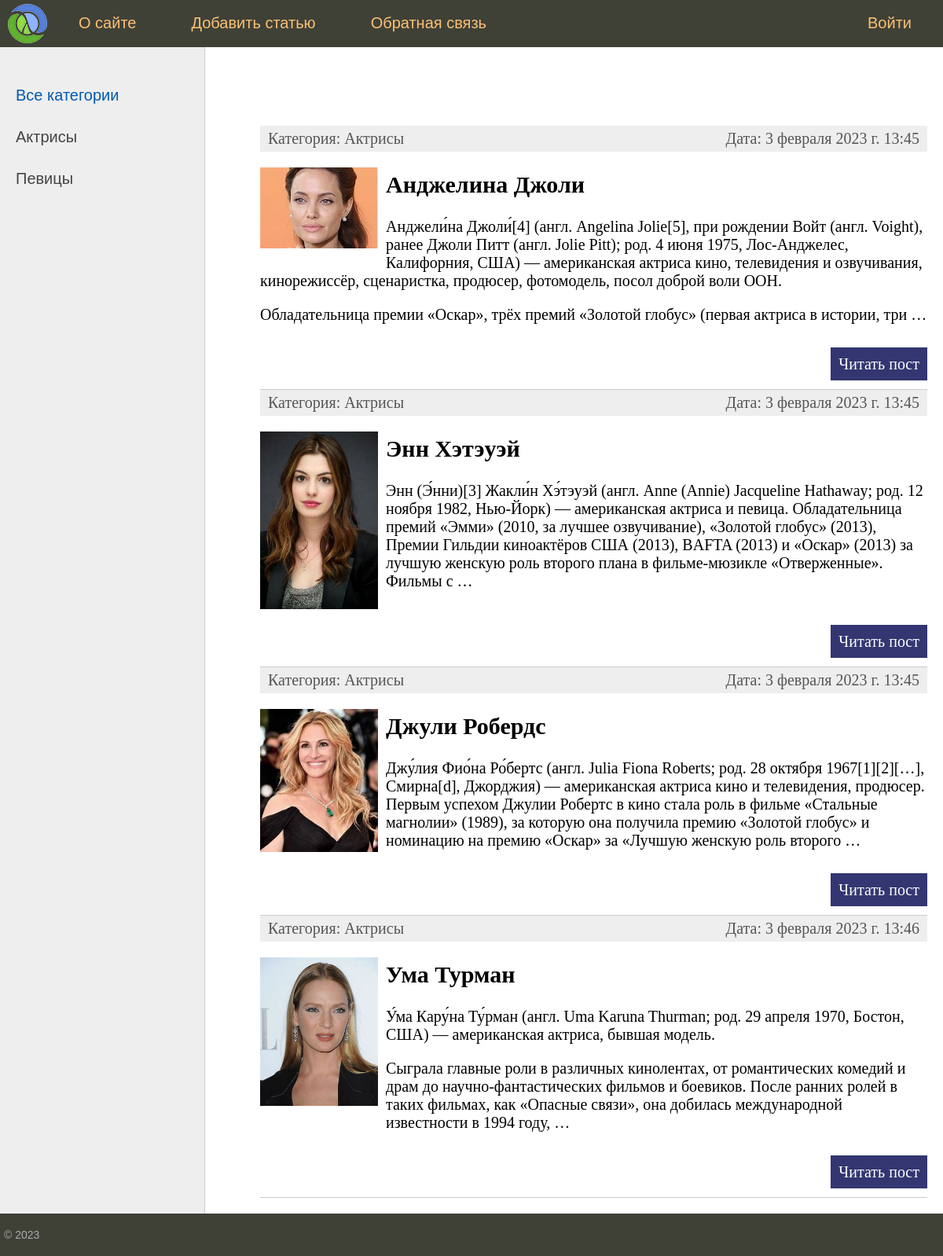
Before: / with the older database file.
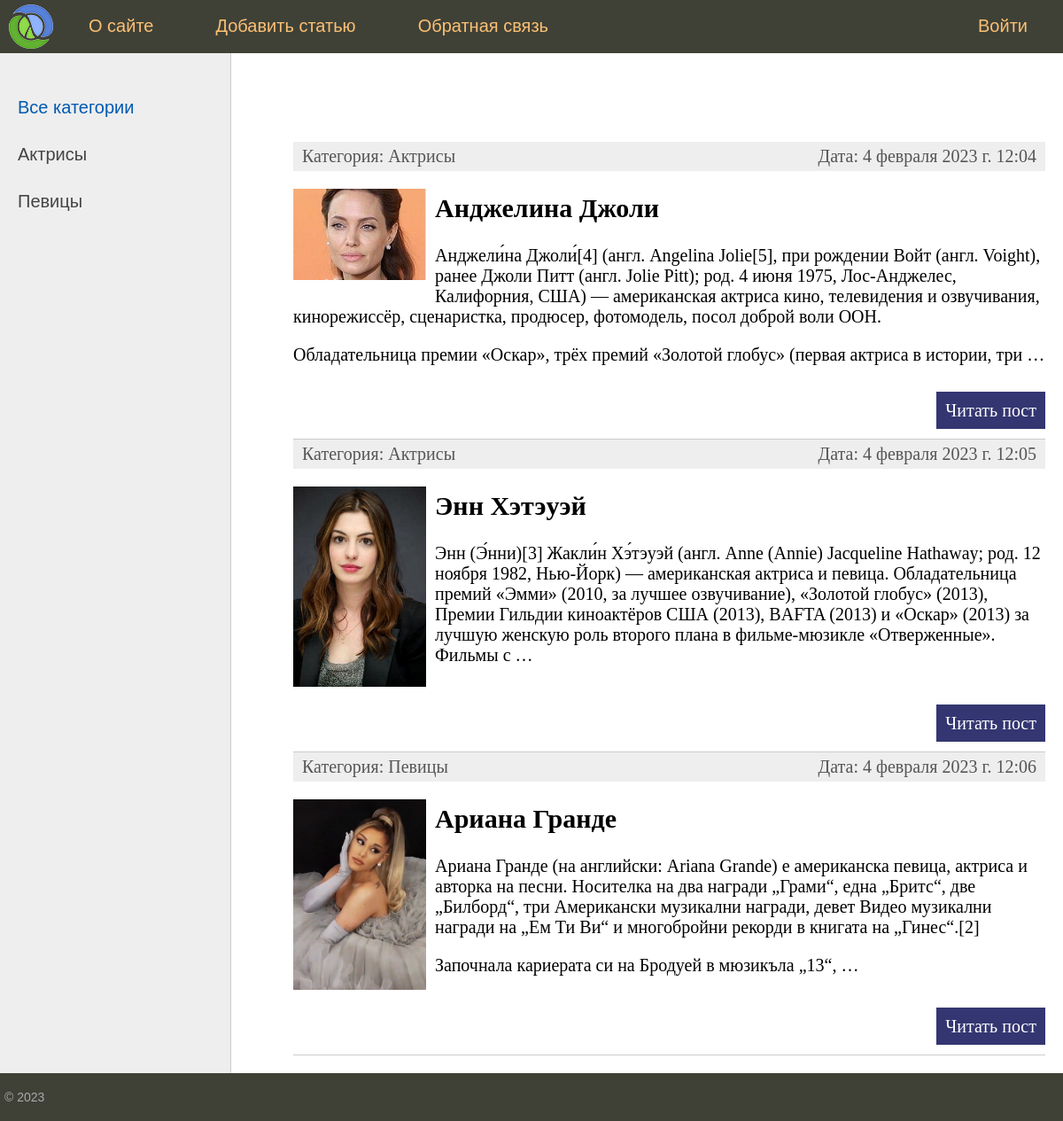
After: the same page with the newer database file.
### women/models.py (models this page shows, shortened)
class Category(models.Model):
    name = models.CharField(max_length=100,db_index=True)
    slug = models.SlugField(max_length=255,unique=True,db_index=True,verbose_name='URL')
    def __str__(self):
        return self.name
    def get_absolute_url(self):
        return reverse('category',kwargs={'cat_id':self.pk})
    class Meta:
        verbose_name = 'Категория'
        verbose_name_plural = 'Категории'

class Women(models.Model):
    title = models.CharField(max_length=255)
    slug = models.SlugField(max_length=255,unique=True,db_index=True,verbose_name='URL')
    content = models.TextField(blank=True)
    photo = models.ImageField(upload_to="photos/%Y",blank=True)
    time_create = models.DateTimeField(auto_now_add=True)
    time_update = models.DateTimeField(auto_now=True)
    is_published = models.BooleanField(default=True)
    cat = models.ForeignKey('Category',on_delete=models.PROTECT)
    class Meta:
        verbose_name = 'Известные женщины'
        verbose_name_plural = 'Известные женщины'
        ordering = ['time_create']

### women/views.py (the view)
# urls.py: path('',index, name = 'home'),
def index(request):
    posts = Women.objects.all()
    context = {'posts':posts,
               'menu':menu,
               'title':'Главная страница',
               'cat_selected':0}
    return render(request,'women/index.html',context=context)

### women/templatetags/women_tags.py (called while the page is built)
@register.inclusion_tag('women/list_categories.html')
def show_categories(sort=None,cat_selected=0):
    if not sort:
        cats = Category.objects.all()
    else:
        cats = Category.objects.order_by(sort)
    return {'cats':cats,'cat_selected':cat_selected}

### women/templates/women/index.html (shortened to what this page needs)
{% extends 'women/base.html' %}
{% block content %}
<ul class="list-articles">
	{% for p in posts %}
			<li><div class="article-panel">
				<p class="first">Категория: {{ p.cat }}</p>
				<p class="last">Дата: {{ p.time_update }}</p>
			</div>
{% if p.photo %}
	<p><img class="img-article-left thumb" src="{{ p.photo.url }}"></p>
{% endif %}
				<h2>{{p.title}}</h2>
	{{p.content|linebreaks|truncatewords:50}}
			<p class="link-read-post"><a href="{% url 'post' p.pk %}">Читать пост</a></p>
			</li>
	{% endfor %}
</ul>
{% endblock %}

### women/templates/women/base.html (shortened to what this page needs)
{% load static %}
{% load women_tags %}
<!DOCTYPE html>
<html>
<head>
	<link type="text/css" href="{% static 'women/css/styles.css' %}" rel="stylesheet" />
</head>
<body>
<table class="table-page" border=0 cellpadding="0" cellspacing="0">
<tr><td valign=top>
{% block mainmenu %}
		<div class="header">
			<ul id="mainmenu" class="mainmenu">
			<li class="logo"><a href="{% url 'home' %}"><div class="logo"></div></a></li>
{% for m in menu %}
	{% if not forloop.last %}
			<li><a href="{% url m.url_name %}">{{m.title}}</a></li>
	{% else %}
			<li class="last"><a href="{% url m.url_name %}">{{m.title}}</a></li>
	{% endif %}
{% endfor %}
			</ul>
		</div>
{% endblock mainmenu %}
<table class="table-content" border=0 cellpadding="0" cellspacing="0">
<tr>
	<td valign="top" class="left-chapters">
	<ul id="leftchapters">
{% if cat_selected == 0 %}
		<li class="selected">Все категории</li>
{% else %}
		<li><a href="{% url 'home' %}">Все категории</a></li>
{% endif %}
{% show_categories 'name' cat_selected %}
	</ul>
</td>
<td valign="top" class="content">
	<div class="content-text">
{% block content %}
{% endblock %}
	</div>
</td></tr></table>
</td></tr>
<tr><td valign=top>
	<div id="footer">
		<p>&copy; 2023</p>
	</div>
</td></tr></table>
</body>
</html>

### women/templates/women/list_categories.html
{% for c in cats %}
	{% if c.pk == cat_selected %}
		<li class="selected">{{c.name}}</li>
	{% else %}
		<li><a href="{{ c.get_absolute_url }}">{{c.name}}</a></li>
	{% endif %}
{% endfor %}

### women/static/women/css/styles.css (style rules this page uses)
html, body { font-family: 'Arial'; margin: 0; padding: 0; height: 100%; width: 100%; color: #444; }
a { color: #0059b2; text-decoration: none; }
img { max-width: 600px; height: auto; }
img.img-article-left { max-width: 300px; height: auto; float: left; padding: 0 10px 10px 0; }
img.img-article-left.thumb { max-width: 150px; height: auto; }
p.link-read-post { text-align: right; }
p.link-read-post a { padding: 10px; min-width: 100px; background: #333671; color: #fff; text-decoration: none; }
div.article-panel { background: #eee; padding: 5px 10px 5px 10px; box-sizing: border-box; overflow: hidden; color: #555; }
div.article-panel p.first { margin: 0; float: left; }
div.article-panel p.last { margin: 0; float: right; }
ul.list-articles { list-style: none; margin: 0; padding: 0; }
ul.list-articles li { border-bottom: 1px solid #ccc; }
.table-page { width: 100%; height: 100%; vertical-align: top; }
.table-page tr { height: 100%; }
.header { background: #3F4137; height: 60px; }
.logo { background: url('../images/logo.png') no-repeat 10px 5px; width: 70px; height: 60px; }
ul.mainmenu { list-style: none; margin: 0; padding: 0; height: 60px; color: #fdc073; font-size: 20px; overflow: hidden; }
ul.mainmenu li { float: left; margin: 18px 40px 0 30px; }
ul.mainmenu li.logo { margin: 0; }
ul.mainmenu li.last { float: right; }
ul.mainmenu li a { color: #fdc073; text-decoration: none; }
.table-content { width: 100%; min-height: 100%; height: 100%; }
.left-chapters { margin: 0; background: #eee; border-right: 1px solid #ccc; min-height: 100%; }
.left-chapters ul { width: 230px; min-height: 100%; margin: 0; padding: 20px 10px 10px 20px; list-style: none; font-size: 20px; }
.left-chapters ul li { margin: 30px 0 0 0; color: #999; }
.left-chapters ul li.selected { color: #0059b2; }
.left-chapters ul li a { color: #444; text-decoration: none; }
.content { padding: 40px 20px 20px 40px; width: 100%; box-sizing: border-box; }
.content-text { margin: 60px 0 0 30px; color: #000; font-size: 20px; font-family: Yandex Sans Display Light; }
#footer { box-sizing: border-box; background: #3F4137; padding: 5px; color: #aaa; font-size: 14px; font-family: Verdana, Geneva, Arial, Helvetica; text-align: left; overflow: hidden; }

Changed rows visible on the page:
removed Women: cat "Актрисы", time_update "3 февраля 2023 г. 13:45", photo (picture), title "Джули Робердс", content "Джу́лия Фио́на Ро́бертс (англ. Julia Fiona Roberts; род. 28 октября 1967[1][2][…], Смирна[d], Джорджия) — американская актриса кино и телевидения, продюсер. Первым успехом Джулии Робертс в кино стала роль в фильме «Стальные магнолии» (1989), за которую она получила премию «Золотой глобус» и номинацию на премию «Оскар» за «Лучшую женскую роль второго …"
removed Women: cat "Актрисы", time_update "3 февраля 2023 г. 13:46", photo (picture), title "Ума Турман", content "У́ма Кару́на Ту́рман (англ. Uma Karuna Thurman; род. 29 апреля 1970, Бостон, США) — американская актриса, бывшая модель. Сыграла главные роли в различных кинолентах, от романтических комедий и драм до научно-фантастических фильмов и боевиков. После ранних ролей в таких фильмах, как «Опасные связи», она добилась международной известности в 1994 году, …"
changed Women "Анджелина Джоли": time_update "3 февраля 2023 г. 13:45" → "4 февраля 2023 г. 12:04"
changed Women "Энн Хэтэуэй": time_update "3 февраля 2023 г. 13:45" → "4 февраля 2023 г. 12:05"
added Women: cat "Певицы", time_update "4 февраля 2023 г. 12:06", photo (picture), title "Ариана Гранде", content "Ариана Гранде (на английски: Ariana Grande) е американска певица, актриса и авторка на песни. Носителка на два награди „Грами“, една „Бритс“, две „Билборд“, три Американски музикални награди, девет Видео музикални награди на „Ем Ти Ви“ и многобройни рекорди в книгата на „Гинес“.[2] Започнала кариерата си на Бродуей в мюзикъла „13“, …"
